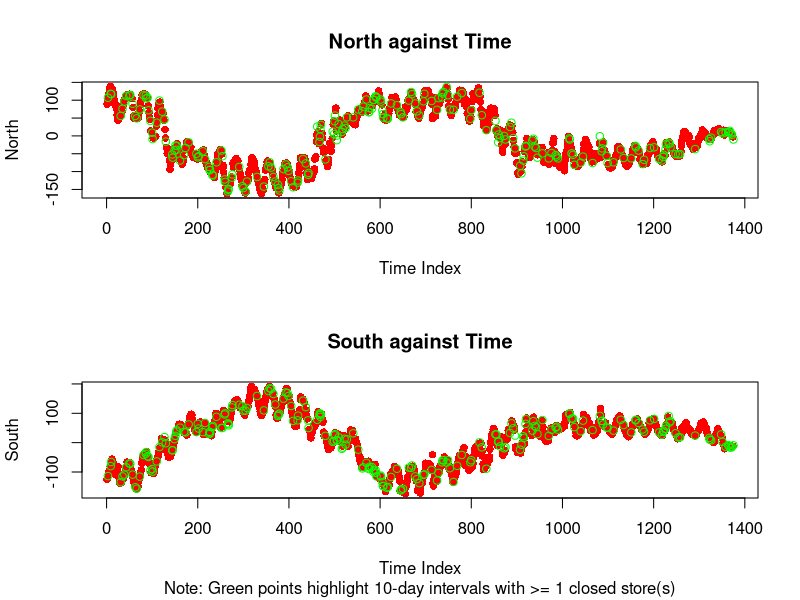
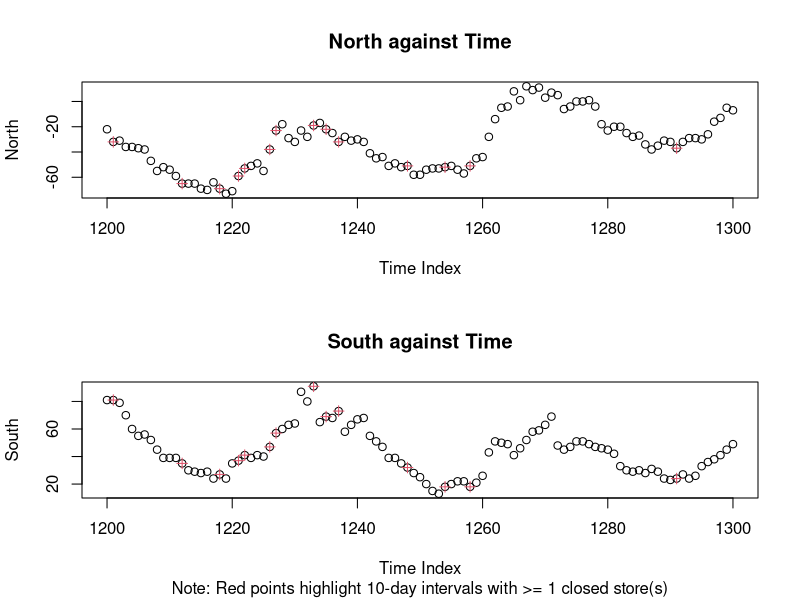
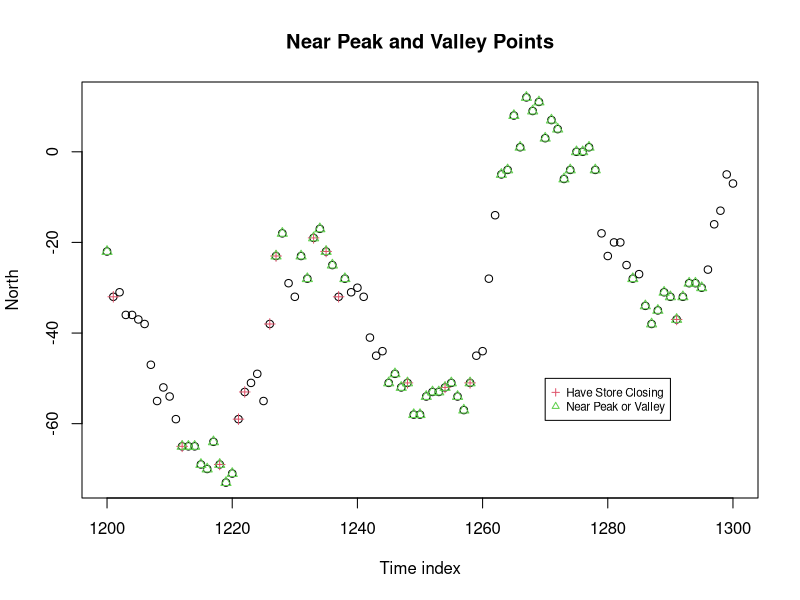
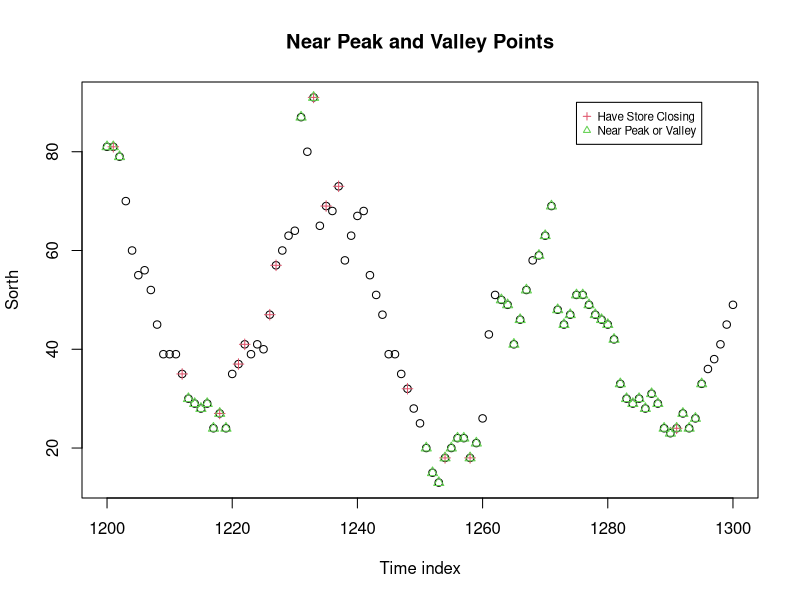

R code for these plots, in order:

solar <- read.table('solar.csv', head = T, sep= ',')

attach(solar)

#########################
#2.0 Exploratory Plots
#########################

table(storeClosing)

table(nClosed)


####################
#3.1 Large grade
################s

####
#Peak Plots
####
index<-1:(dim(solar)[1])
solar.close <- solar[solar$storeClosing==1,]
solar.open <- solar[solar$storeClosing==0,]
close.index<-index[solar$storeClosing==1]
open.index<-index[solar$storeClosing==0]

par(mfrow=c(2,1))
plot(open.index,solar.open$N, col='red', main = "North against Time", 
     ylab='North', pch = 16,
     xlab = "Time Index")
points(close.index,solar.close$N, col='green')

plot(open.index,solar.open$S, col='red', main = "South against Time", 
     sub="Note: Green points highlight 10-day intervals with >= 1 closed store(s)", ylab='South', pch = 16,
     xlab = "Time Index")
points(close.index,solar.close$S, col='green')


####
#3.1 Logistic Regression
####

mod1 <- glm(storeClosing ~ N, family = "binomial")
summary(mod1)

mod2 <- glm(storeClosing ~ S, family = "binomial")
summary(mod2)

mod3 <- glm(storeClosing ~ abs(N), family = "binomial")
summary(mod3)

mod4 <- glm(storeClosing ~ abs(S), family = "binomial")
summary(mod4)

mod5 <- glm(storeClosing ~ abs(N-S), family = "binomial")
summary(mod5)


####
#3.2 Peak Plots, Medium grade
####

## I choose time indices from 1200 to 1300, you may change it to any range you want
par(mfrow=c(2,1))
low.b<-1200
upper.b<-1300
index.part<- low.b:upper.b

## north
plot(index.part, solar$N[index.part], main = "North against Time", ylab="North",
     xlab = "Time Index")
closeindex.part<- which(solar$storeClosing[index.part] == 1) + low.b - 1
points(closeindex.part, solar$N[closeindex.part], col=2, pch=3)


## south
plot(index.part, solar$S[index.part], main = "South against Time", ylab="South",
     xlab = "Time Index", sub = "Note: Red points highlight 10-day intervals with >= 1 closed store(s)")
closeindex.part<- which(solar$storeClosing[index.part] == 1) + low.b - 1
points(closeindex.part, solar$S[closeindex.part], col=2, pch=3)


####
#3.2.1 Creating a new factor covariate
####

#North

##Identifying local max/min
x<-rep(0, 1375)
for(i in 6:1370){
  if(solar$N[i]>=solar$N[i-1] && solar$N[i]>=solar$N[i-2]
     && solar$N[i]>=solar$N[i-3] && solar$N[i]>=solar$N[i-4]
     && solar$N[i]>=solar$N[i-5] && solar$N[i]>=solar$N[i+1] && solar$N[i]>=solar$N[i+2]
     && solar$N[i]>=solar$N[i+3] && solar$N[i]>=solar$N[i+4]
     && solar$N[i]>=solar$N[i+5] )
    x[i]=1
  else if (solar$N[i]<=solar$N[i-1] && solar$N[i]<=solar$N[i-2]
           && solar$N[i]<=solar$N[i-3] && solar$N[i]<=solar$N[i-4]
           && solar$N[i]<=solar$N[i-5] && solar$N[i]<=solar$N[i+1]
           && solar$N[i]<=solar$N[i+2] && solar$N[i]<=solar$N[i+3]
           && solar$N[i]<=solar$N[i+4] && solar$N[i]<=solar$N[i+5] )
    x[i]=2
} 

## code the time indices that are near the local min/max, a and b are tuning parameters
a <- 10 ## tune for the neighborhood on the x axis (time)
b <- 10 ## tune for the neighborhood on the y axis (north)
index.max <- which(x==1)
index.min <- which(x==2)

## new covariate indictor.min.max
indictor.min.max<- rep(0, 1375)

## neighborhood wrt x axis and y axis, find corresponding time indices, 
## denoted as 1 if it's near a local max, 2 if it's near a local min, ow 0
for (i in index.max){
  max.value <- solar$N[i]
  index.near.max <- which( (solar$N >= (max.value - b)) & (solar$N <= max.value + b) )
  index.near.max <- index.near.max[(index.near.max >= max(c(i-a, 1))) & 
                                     (index.near.max <= min(c(i+a, 1375)))] 
  indictor.min.max[index.near.max] <- 1
}
for (i in index.min){
  min.value <- solar$N[i]
  index.near.min <- which( (solar$N >= min.value - b) & (solar$N <= (min.value + b)) )
  index.near.min <- index.near.min[(index.near.min >= max(c(i-a, 1))) & 
                                     (index.near.min <= min(c(i+a, 1375)))] 
  indictor.min.max[index.near.min] <- 2
}

## plots to see effect of selection
## Again, I choose the time range from 1200 to 1300
par(mfrow = c(1,1))
low.b<-1200
upper.b<-1300

index.part<- low.b:upper.b
plot(index.part, solar$N[index.part], main="Near Peak and Valley Points", 
     xlab="Time index", ylab="North", )
closeindex.part<- which(solar$storeClosing[index.part] == 1) + low.b - 1

index.max.part<- which(indictor.min.max[index.part] == 1) + low.b - 1
index.min.part <- which(indictor.min.max[index.part] == 2) + low.b -1
points(closeindex.part, solar$N[closeindex.part], col=2, pch=3) 
## near min points
points(index.min.part, solar$N[index.min.part], col=3, pch=2)
## near max points
points(index.max.part, solar$N[index.max.part], col=3, pch=2)
legend(1270, -50, c("Have Store Closing", "Near Peak or Valley"), pch=c(3,2), col=c(2,3), cex=0.7)


## new factor covariate based on the value of North

solar$min.max.effect_N <- as.factor(ifelse(indictor.min.max == 0, 0, 1) )




#South

##Identifying local max/min
x<-rep(0, 1375)

for(i in 6:1370){
  if(solar$S[i]>=solar$S[i-1] && solar$S[i]>=solar$S[i-2]
     && solar$S[i]>=solar$S[i-3] && solar$S[i]>=solar$S[i-4]
     && solar$S[i]>=solar$S[i-5] && solar$S[i]>=solar$S[i+1] && solar$S[i]>=solar$S[i+2]
     && solar$S[i]>=solar$S[i+3] && solar$S[i]>=solar$S[i+4]
     && solar$S[i]>=solar$S[i+5] )
    x[i]=1
  else if (solar$S[i]<=solar$S[i-1] && solar$S[i]<=solar$S[i-2]
           && solar$S[i]<=solar$S[i-3] && solar$S[i]<=solar$S[i-4]
           && solar$S[i]<=solar$S[i-5] && solar$S[i]<=solar$S[i+1]
           && solar$S[i]<=solar$S[i+2] && solar$S[i]<=solar$S[i+3]
           && solar$S[i]<=solar$S[i+4] && solar$S[i]<=solar$S[i+5] )
    x[i]=2
}

## code the time indices that are near the local min/max, a and b are tuning parameters
a <- 10 ## tune for the neighborhood on the x axis (time)
b <- 10 ## tune for the neighborhood on the y axis (north)
index.max <- which(x==1)
index.min <- which(x==2)

## new covariate indictor.min.max
indictor.min.max<- rep(0, 1375)

## neighborhood wrt x axis and y axis, find corresponding time indices, 
## denoted as 1 if it's near a local max, 2 if it's near a local min, ow 0
for (i in index.max){
  max.value <- solar$S[i]
  index.near.max <- which( (solar$S >= (max.value - b)) & (solar$S <= max.value + b) )
  index.near.max <- index.near.max[(index.near.max >= max(c(i-a, 1))) & 
                                     (index.near.max <= min(c(i+a, 1375)))] 
  indictor.min.max[index.near.max] <- 1
}
for (i in index.min){
  min.value <- solar$S[i]
  index.near.min <- which( (solar$S >= min.value - b) & (solar$S <= (min.value + b)) )
  index.near.min <- index.near.min[(index.near.min >= max(c(i-a, 1))) & 
                                     (index.near.min <= min(c(i+a, 1375)))] 
  indictor.min.max[index.near.min] <- 2
}

## plots to see effect of selection
## Again, I choose the time range from 1200 to 1300
low.b<-1200
upper.b<-1300

index.part<- low.b:upper.b
plot(index.part, solar$S[index.part], main="Near Peak and Valley Points", 
     xlab="Time index", ylab="Sorth", )
closeindex.part<- which(solar$storeClosing[index.part] == 1) + low.b - 1

index.max.part<- which(indictor.min.max[index.part] == 1) + low.b - 1
index.min.part <- which(indictor.min.max[index.part] == 2) + low.b -1
points(closeindex.part, solar$S[closeindex.part], col=2, pch=3) 
## near min points
points(index.min.part, solar$S[index.min.part], col=3, pch=2)
## near max points
points(index.max.part, solar$S[index.max.part], col=3, pch=2)
legend(1275, 90, c("Have Store Closing", "Near Peak or Valley"), pch=c(3,2), col=c(2,3), cex=0.7)

# new factor covariate based on the value of South.
solar$min.max.effect_S <- as.factor(ifelse(indictor.min.max == 0, 0, 1) )




####
#3.2.2 Logistic Regressions
####

Peak_Valley_North <- solar$min.max.effect_N
Peak_Valley_South <- solar$min.max.effect_S

#Predictor: Indicator of Peak/Valley for North Variable
mod1<-glm(formula = storeClosing ~ Peak_Valley_North, family = binomial
          , data= solar)
summary(mod1)

#Predictor: Indicator of Peak/Valley for South Variable
mod2<-glm(formula = storeClosing ~ Peak_Valley_South, family = binomial
          , data= solar)
summary(mod2)


